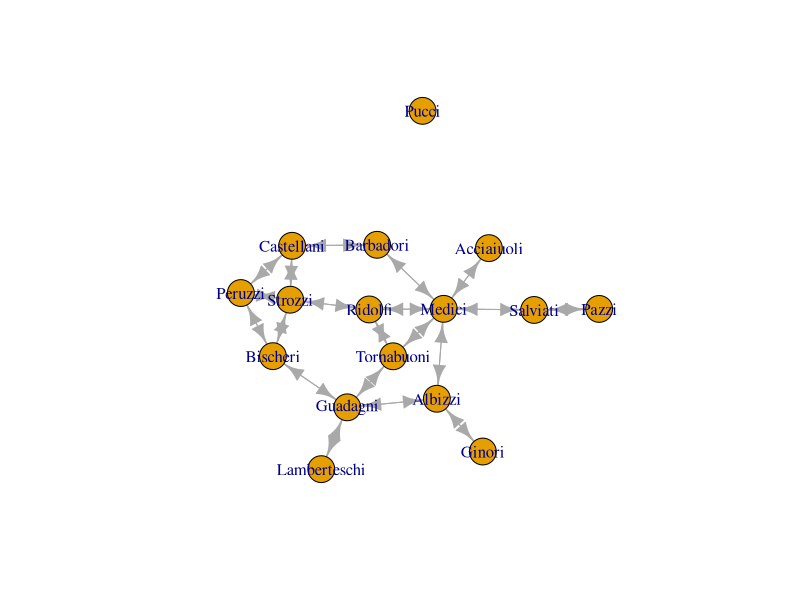

Here is the R script that generated this plot:
## ---- chunk 1
knitr::opts_chunk$set(echo = TRUE)
## ---- chunk 2

library(network)

library(igraph)

## ---- chunk 3

data(flo, package="network")

matrix <- as.matrix(flo) 

florentine<- graph.adjacency(flo, mode="directed", weighted=NULL)

plot(florentine)

## ---- chunk 4

vcount(florentine)

ecount(florentine)

## ---- chunk 5

is_bipartite(florentine)

is_directed(florentine)

is_weighted(florentine)

## ---- chunk 6

vertex_attr_names(florentine)

edge_attr_names(florentine)

## ---- chunk 7

igraph::dyad.census(florentine)

## ---- chunk 8

igraph::triad_census(florentine)

## ---- chunk 9

transitivity(florentine, type="global")

## ---- chunk 10

transitivity(florentine, type="average")

## ---- chunk 11

V(florentine)[c("Peruzzi","Lamberteschi", "Ginori")]

## ---- chunk 12
transitivity(florentine, type="local", vids=V(florentine)[c("Peruzzi","Lamberteschi", "Ginori")]) 
## ---- chunk 13

distances(florentine,"Peruzzi", "Lamberteschi")

## ---- chunk 14

distances(florentine,"Peruzzi", "Ginori")

## ---- chunk 15

distances(florentine,"Lamberteschi","Ginori")
